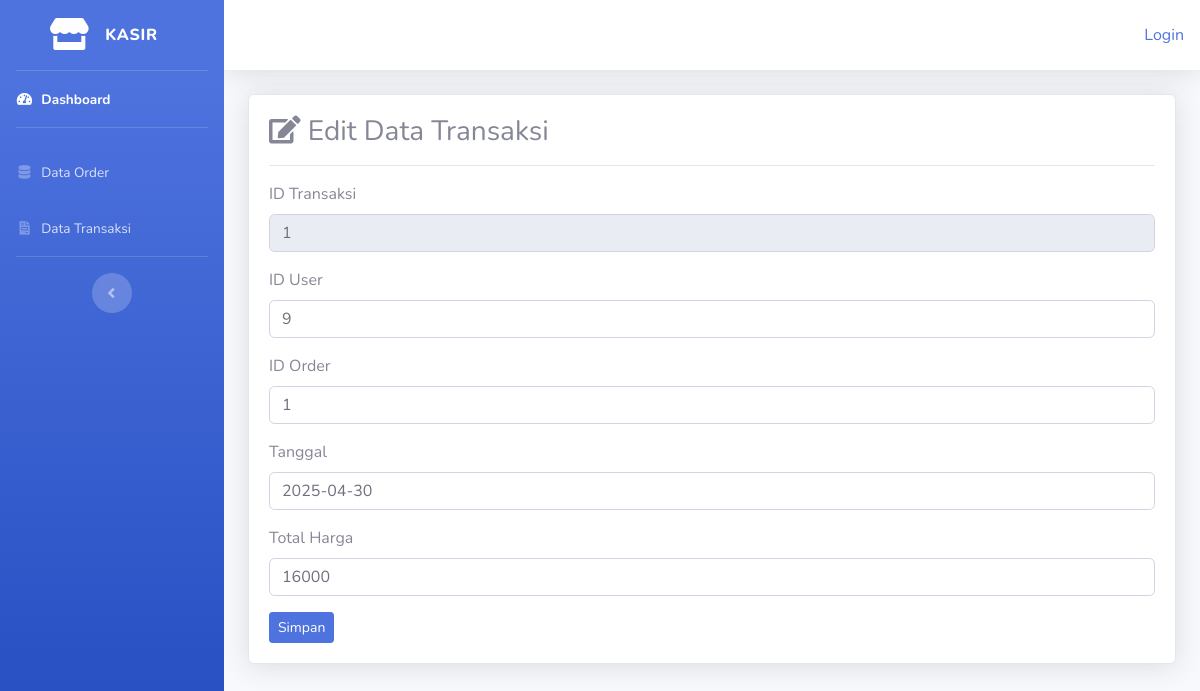
The app's page /kasir/data_transaksi/edit/1 with its own data.
### tables this page shows
CREATE TABLE `transaksi` (
  `id_transaksi` int(5) NOT NULL,
  `id_user` int(5) DEFAULT NULL,
  `id_order` int(5) DEFAULT NULL,
  `tanggal` date DEFAULT NULL,
  `total_harga` int(11) DEFAULT NULL
);

### application/controllers/kasir/data_transaksi.php (called while the page is built, shortened)
<?php
class Data_transaksi extends CI_Controller{
    public function edit($id_transaksi)
    {
        $where = array('id_transaksi'=>$id_transaksi);
        $data['transaksi'] = $this->model_transaksi->edit_transaksi($where,'transaksi')->result();
        $this->load->view('templates_kasir/header');
        $this->load->view('templates_kasir/sidebar');
        $this->load->view('kasir/edit_transaksi', $data);
        $this->load->view('templates_kasir/footer');
    }
}

### index.php (called while the page is built, shortened)
<?php
require_once BASEPATH.'core/CodeIgniter.php';

### application/models/model_transaksi.php (called while the page is built, shortened)
<?php
class Model_transaksi extends CI_Model{
    public function edit_transaksi($where,$table)
    {
        return $this->db->get_where($table,$where);
    }
}

### application/views/kasir/edit_transaksi.php (the view)
<div class="container-fluid">
    <div class="card shadow mb-4">
        <div class="card-body">
            <h3><i class="fas fa-edit"></i> Edit Data Transaksi</h3><hr>
            <?php foreach($transaksi as $trans) : ?>
                <form method="post" action="<?php echo base_url().'kasir/data_transaksi/update' ?>">
                    <div class="form-group">
                        <label for="">ID Transaksi</label>
                        <input type="text" name="id_transaksi" class="form-control" value="<?php echo $trans->id_transaksi?>" readonly>
                    </div>
                    <div class="form-group">
                        <label for="">ID User</label>
                        <input type="text" name="id_user" class="form-control" value="<?php echo $trans->id_user?>">
                    </div>
                    <div class="form-group">
                        <label for="">ID Order</label>
                        <input type="text" name="id_order" class="form-control" value="<?php echo $trans->id_order?>">
                    </div>
                    <div class="form-group">
                        <label for="">Tanggal</label>
                        <input type="text" name="tanggal" class="form-control" value="<?php echo $trans->tanggal?>">
                    </div>
                    <div class="form-group">
                        <label for="">Total Harga</label>
                        <input type="text" name="total_harga" class="form-control" value="<?php echo $trans->total_harga?>">
                    </div>
                    <button type="submit" class="btn btn-primary btn-sm">Simpan</button>
                </form>
            <?php endforeach; ?>
        </div>
    </div>
</div>

### records on screen
transaksi: id_transaksi "1", id_user "9", id_order "1", tanggal "2025-04-30", total_harga "16000"

### other values on screen
anchor('auth/login','Login') "Login"
